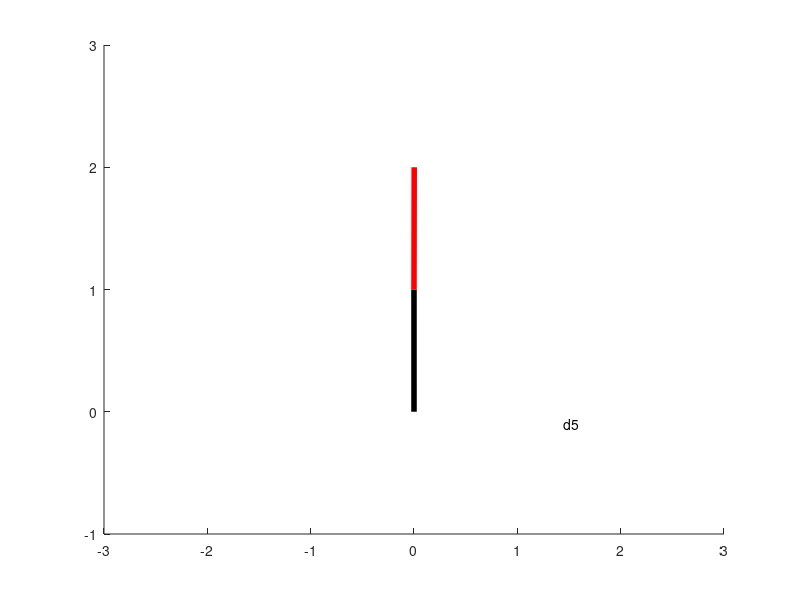

This figure's MATLAB source:
function AcrobatLqr_Vertical_Zero()
clc;clear all; close all;
global m1 m2 l1 l2 lc1 lc2 I1 I2 g  A B Q R xd
m1 = 1 ; m2 = 1;
l1 = 1 ; l2 = 1;g = 9.81;
lc1 = l1/2; lc2 = l2/2;
I1 = 1 ;I2 = 1; 
xd = [0 0 0 0];
x0 = [0.1 0.0 0 0 ];
tspan = 0:0.01:5;
dtdq = [g*(m1*lc1+m2*l1+m2*lc2) m2*g*lc2;
       m2*g*lc2 m2*g*lc2];
   b = [0 ;1];
   M = [I1+I2+m2*l1^2+2*m2*l1*lc2  I2+m2*l1*lc2;
        I2+m2*l1*lc2  I2];
A    = [zeros(2) eye(2);
        M\dtdq zeros(2)];
eig(A)
B = [zeros(2,1);M\b];
Q = diag([10 10 1 1]);
R = 1;
[t,x] = ode45(@dynamics,tspan,x0);
Animation(t,x)
end

function xdot = dynamics(~,x)
global m1 m2 l1  lc1 lc2 I1 I2 g 
q1 = x(1); q2 = x(2); dq1 = x(3); dq2 = x(4);
m11 = I1+ I2 + m2*l1^2 + 2*m2*l1*lc2*cos(q2);
m12 = I2 + m2*l1*lc2*cos(q2);
m22 = I2;
M = [m11 m12 ; m12 m22];
C = [-2*m2*l1*lc2*sin(q2)*dq2 -m2*l1*lc2*sin(q2)*dq2;
     m2*l1*lc2*sin(q2)*dq1 0];
G = -[m1*g*lc1*sin(q1) + m2*g*(l1*sin(q1)+lc2*sin(q1+q2));
     m2*g*lc2*sin(q1+q2)];
dq = [dq1;dq2]; B1 = [0;1];
u = control(x);
ddq = M\(B1*u-C*dq -G);
xdot = [dq;ddq];
end

function u = control(x)
global A B Q R xd
K = lqr(A,B,Q,R);
u = -K*(x-xd');
end

function Animation(t,x)
global  l1 l2 
N = length(t);
th1 = x(1,1);th2 = x(1,2);
x1 = l1*sin(th1);y1 = l1*cos(th1);
x2 = x1 + l2*sin(th1+th2);y2 = y1 + l2*cos(th1+th2);
link1 = line([0 x1],[0 y1],'color','k','LineWidth',4);
link2 = line([x1 x2],[y1 y2],'color','r','LineWidth',4);
T = t;
str = strcat(num2str(T)+"/",num2str(T(end)));
timestamp = text(1.6,-0.1,str,'HorizontalAlignment','right');
axis([-3 3 -1 3])
for i = 1:N
th1 = x(i,1);th2 = x(i,2);
x1 = l1*sin(th1);y1 = l1*cos(th1);
x2 = x1 + l2*sin(th1+th2);y2 = y1 + l2*cos(th1+th2);
set(link1,'xdata',[0 x1],'ydata',[0 y1]);
set(link2,'xdata',[x1 x2],'ydata',[y1 y2]);
T = t(i);
str = strcat(num2str(T)+"/",num2str(t(end)));
set(timestamp,'String',str);
pause(0.02);
drawnow
end
end